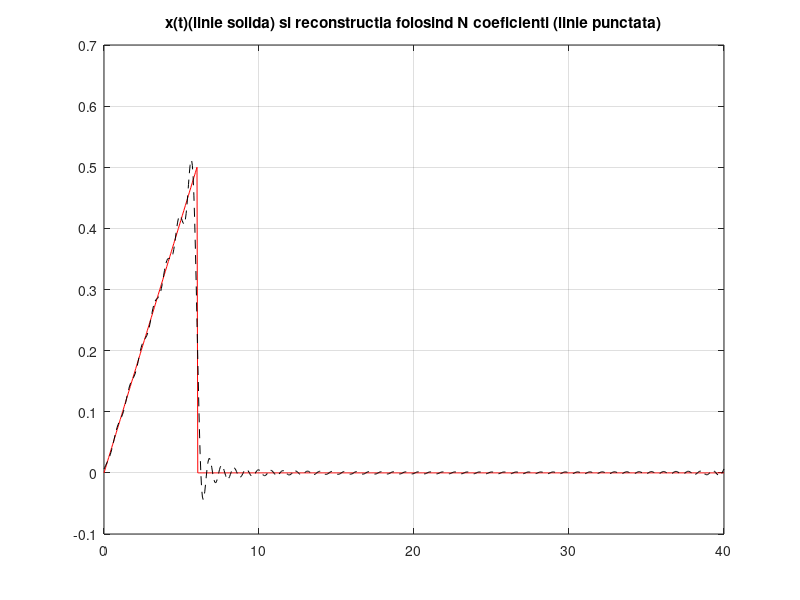
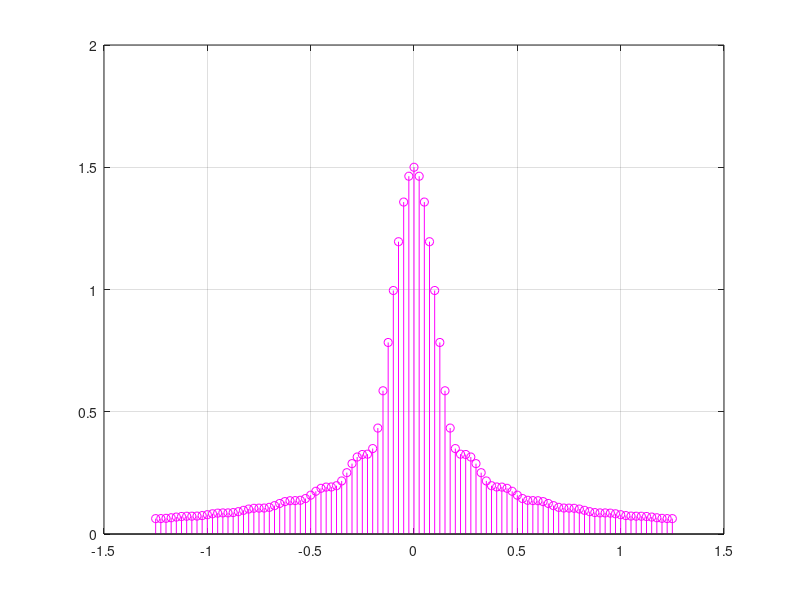

Here is the MATLAB script that generated these plots, in order:
%  TEMA DE CASA 2

% SEMNAL TRIUNGHIULAR

P=40; 
D=6; 
w0=2*pi/P; 
t_triunghi=0:0.05:D;
x_triunghi= sawtooth((pi/12)*t_triunghi,0.5)/2+0.5; 
t = 0:0.05:P; 
x = zeros(1,length(t)); 
x(t<=D)=x_triunghi; 
figure(1);
plot(t,x,'r'); 
title('x(t)(linie solida) si reconstructia folosind N coeficienti (linie punctata)');
hold on;
grid on;


for k=-50:50
    x_t = x_triunghi;
    x_t = x_t .* exp(-j*k*w0*t_triunghi); 
    X(k+51)=0; 
    for i = 1: length(t_triunghi)-1
        X(k+51) = X(k+51) + (t_triunghi(i+1)-t_triunghi(i))* (x_t(i)+x_t(i+1))/2; 
    end
end
    


for i = 1: length(t)
    x_finit(i) = 0;
    for k=-50:50
        x_finit(i) = x_finit(i) + (1/P)*X(k+51)*exp(j*k*w0*t(i)); 
    end
end
plot(t,x_finit,'--k'); 
grid on;
figure(2);
w=-50*w0:w0:50*w0; 
stem(w/(2*pi),abs(X),'m'); 
grid on;

